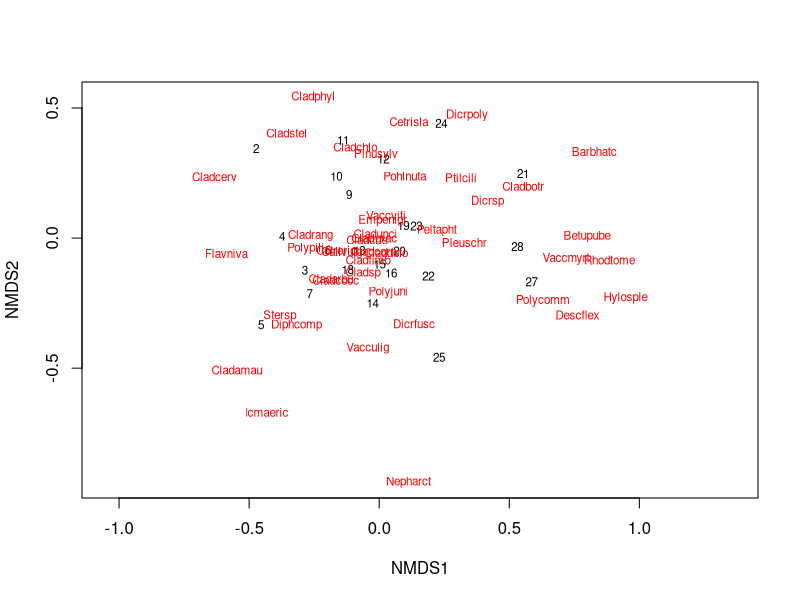
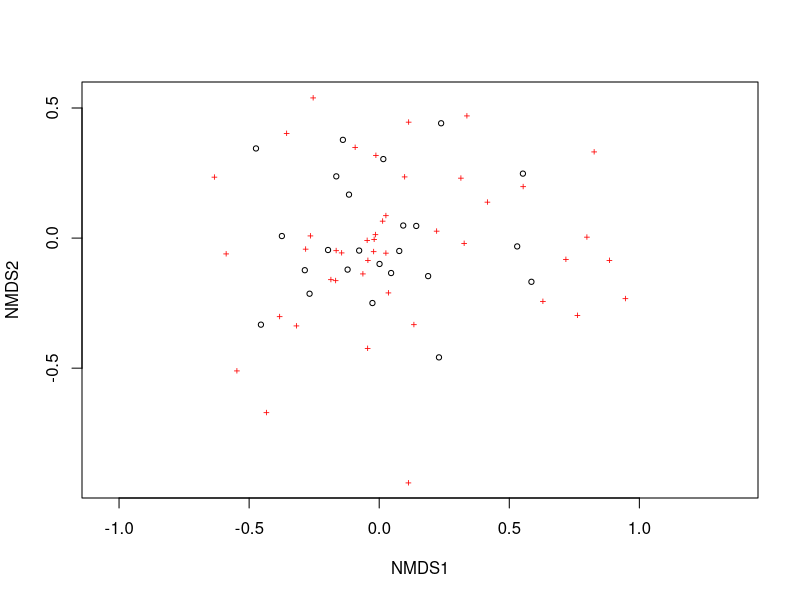
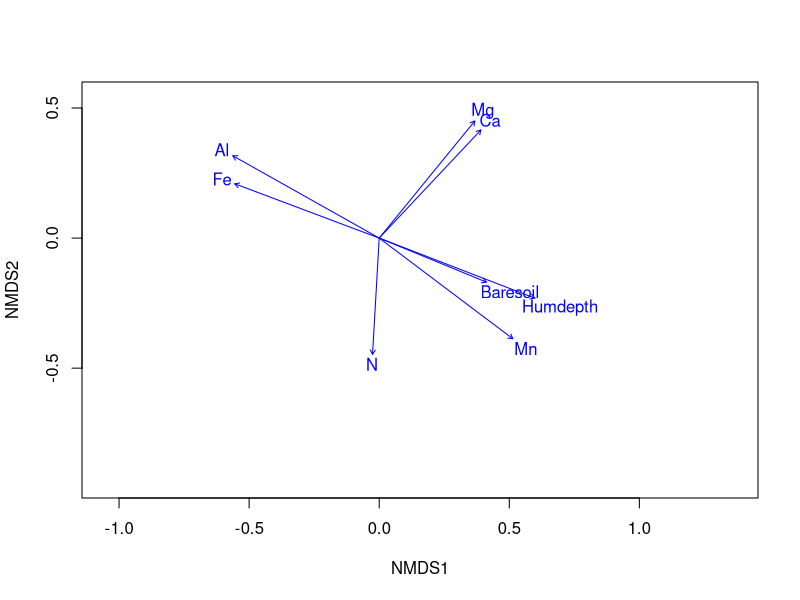

Reproduce these figures in R, in order.
library(vegan) # Version 2.6.4

data("varespec") # Data sets of cover by lichen species
data("varechem") # Corresponding environmental parameters

ord <- metaMDS(varespec, distance = "bray", k = 2) # Ordination of the species

plot(ord, type = "t") # Showing the plot 
plot(ord, type = "p")
plot(ord, type = "n")

ef <- envfit(ord, varechem)
plot(ef, p.max = 0.05)
